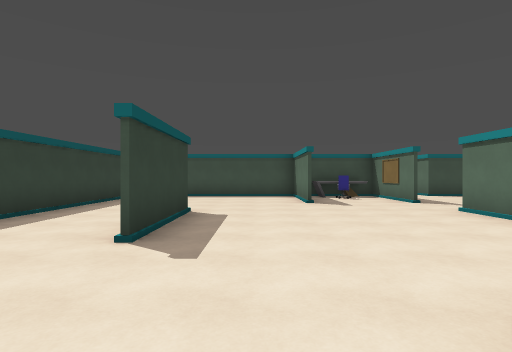
[1] (above)

20 first-person views from a walk through a level from a Godot 3-D game. The camera is 1.5 m above the floor, looks level and sees 80° across. Doors that lead somewhere are drawn open, without their leaves. The floor is counted in squares, 2 m on a side. Each view is taken from the middle of a square. On the plan, view 1 faces up. The plan holds only what a view shows up to about 10 squares ahead; the rest is blank. The place goes on beyond the plan.

[2]
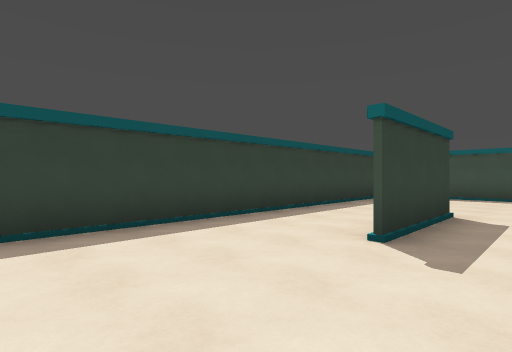

[3]
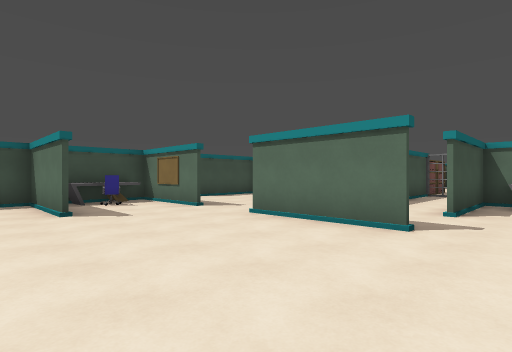

[4]
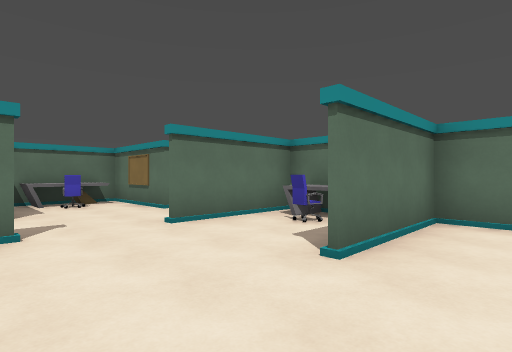

[5]
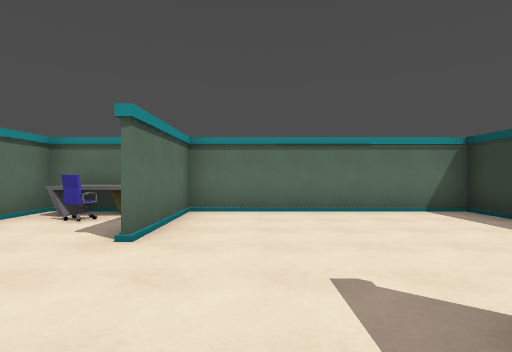

[6]
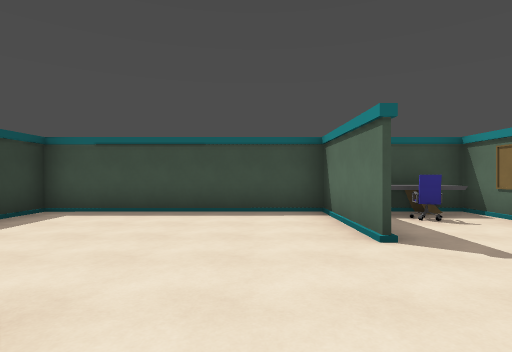

[7]
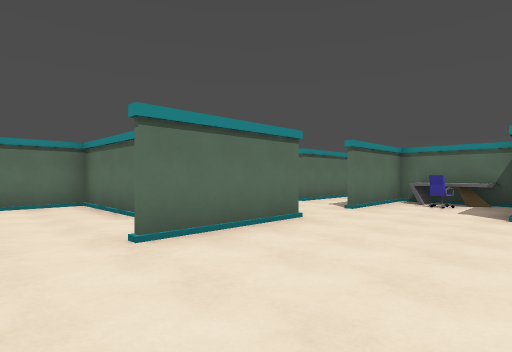

[8]
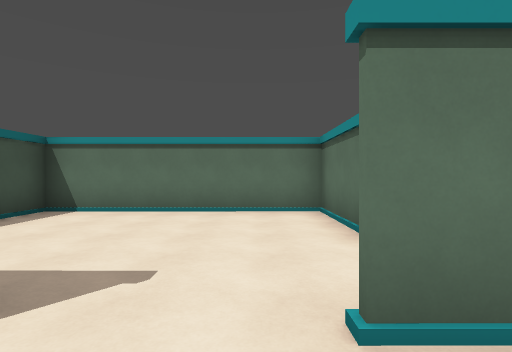

[9]
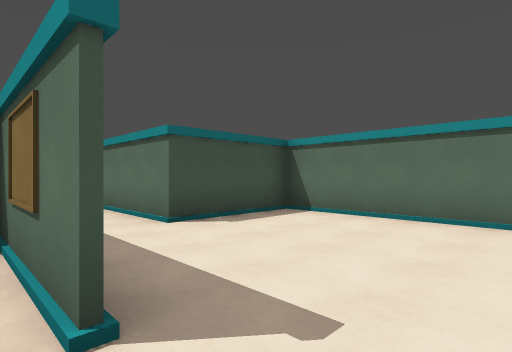

[10]
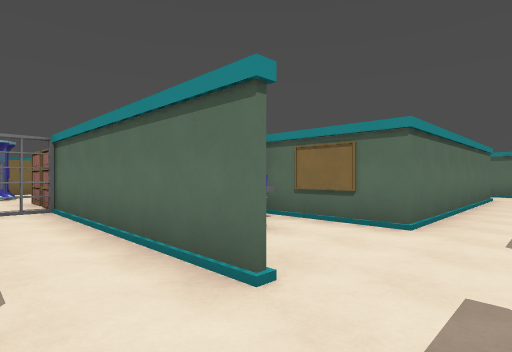

[11]
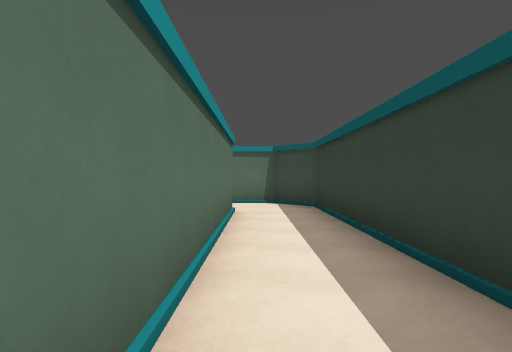

[12]
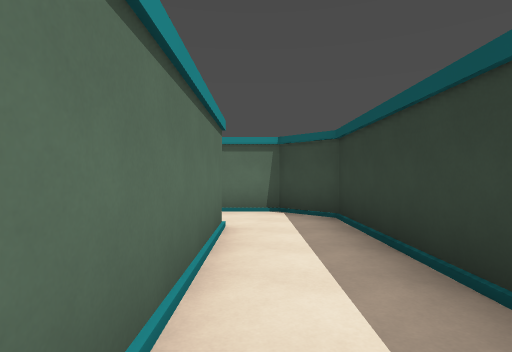

[13]
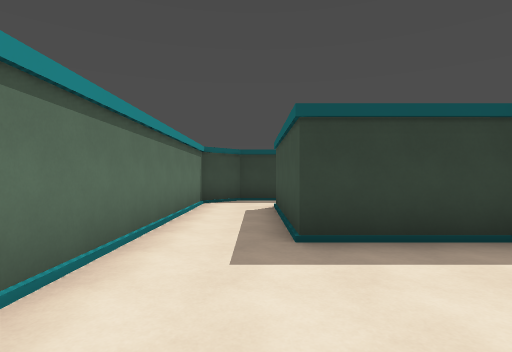

[14]
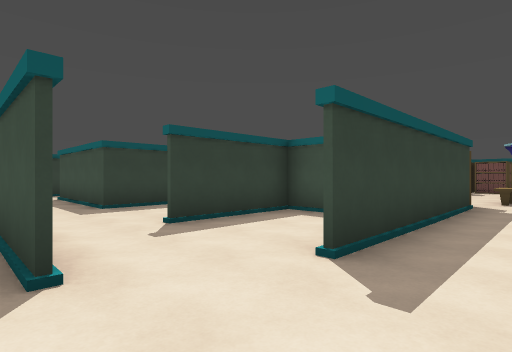

[15]
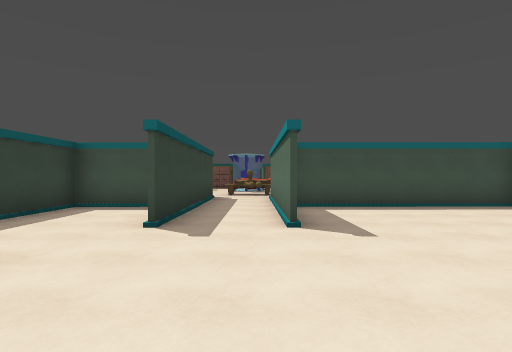

[16]
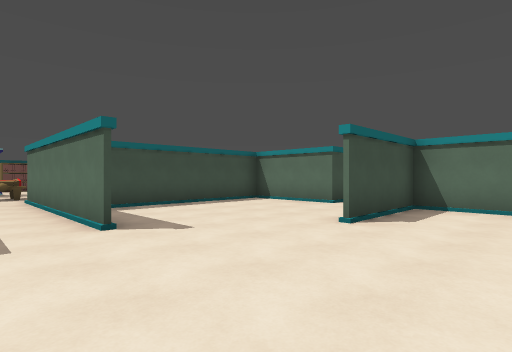

[17]
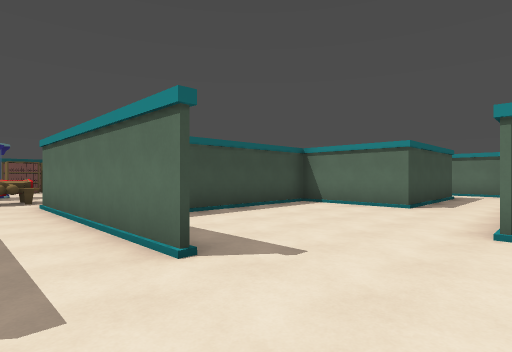

[18]
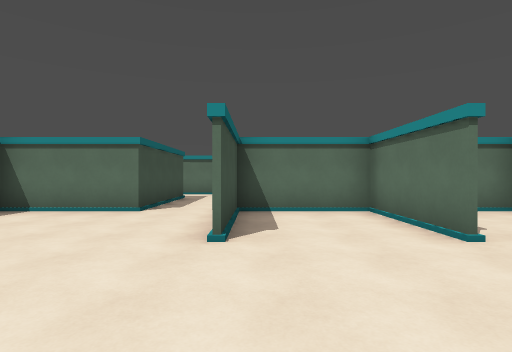

[19]
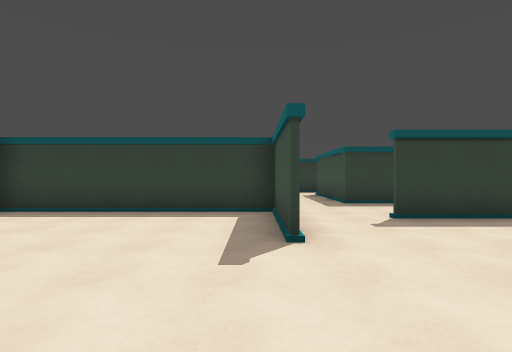

[20]
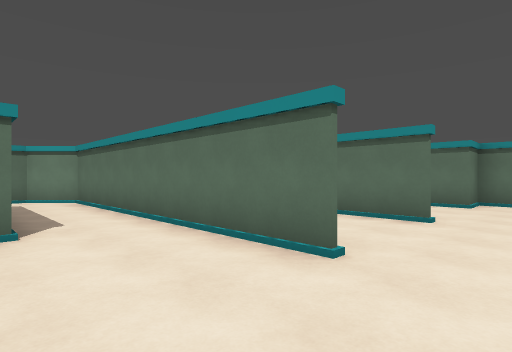

### Floor plan
Points are (right, up) in squares from view 1. A wall is a line through its corners. A room is listed if a view was taken in it or the views show most of it. See-through windows are left out.
Room 1 (views 1, 2, 3, 4, 5, 6, 7, 8, 9, 10)
walls: (-1.4, 6.5) (-1.4, 3.5); (1.4, 8.5) (1.4, 11.5) (-4.5, 11.5) (-4.5, -1.5) (1.4, -1.5) (1.4, 1.5); (4.4, 3.5) (4.4, 6.6); (4.4, 8.5) (4.4, 10.5); (6.5, 0.5) (8.5, 0.5); (8.5, 3.5) (6.5, 3.5) (8.4, 3.5)
ways out: opening at (6, -0.5) to room 2; opening at (4, 7.5) to room 4; opening at (5.5, 5) to room 4; opening at (3.5, 0.5) to room 5; opening at (3, 9.5); opening at (7.5, 1.5); opening at (7.5, 4)
objects: chair (3, 10); chair (8, 2)
Room 2 (views 11, 12)
walls: (10.5, -4) (10.5, -6.5) (6.5, -6.5) (6.5, 0.5); (4.5, -2.4) (4.5, -7.5) (5.5, -8.5) (12.2, -8.5)
ways out: opening at (6, -0.5) to room 1; opening at (14, -7.5) to room 3; opening at (5, -2) to room 5
Room 3 (views 13, 14, 15, 16, 17, 18, 19, 20)
walls: (21.5, -8.5) (29.5, -8.5) (30.5, -7.5); (18.5, -6.5) (18.5, -3.5); (21.5, -11.5) (24.5, -11.5) (24.5, -8.6) (21.5, -8.6); (15.5, -8.6) (12.5, -8.6) (12.5, -12.5); (16.5, -3.6) (16.5, -6.5); (15.4, -3.5) (13.6, -3.5) (13.6, -6.5); (28.5, -6.5) (24.5, -6.5) (24.5, -3.5) (19, -3.5)
ways out: opening at (14, -7.5) to room 2; opening at (18, -4) to room 6
Room 4 (no view inside)
walls: (6.5, 5.6) (9.5, 5.6) (9.5, 11.5) (6.5, 11.5) (6.5, 13.6)
ways out: opening at (4, 7.5) to room 1; opening at (5.5, 5) to room 1
Room 5 (no view inside)
walls: (4.4, -0.5) (4.4, 1.5)
ways out: opening at (3.5, 0.5) to room 1; opening at (5, -2) to room 2
objects: desk (2, -2) to (4, -1); chair (3, 0)
Room 6 (no view inside)
walls: (16.5, -0.6) (16.5, -3.6); (18.5, -3.5) (18.5, -0.6)
ways out: opening at (18, -4) to room 3; open door at (17.5, -1)

Where each view was taken, in squares from view 1:
view 1: 0 up, 0 right, facing up
view 2: 0 up, 0 right, facing up-left
view 3: 2 up, 0 right, facing up-right
view 4: 4 up, 0 right, facing down-right
view 5: 5 up, 0 right, facing down
view 6: 5 up, 0 right, facing up
view 7: 8 up, 1 right, facing down-right
view 8: 7 up, 3 right, facing right
view 9: 7 up, 4 right, facing up-right
view 10: 5 up, 5 right, facing down-right
view 11: 0 up, 6 right, facing down
view 12: 2 down, 6 right, facing down
view 13: 7 down, 14 right, facing left
view 14: 9 down, 18 right, facing up-left
view 15: 11 down, 18 right, facing up
view 16: 11 down, 17 right, facing up-right
view 17: 9 down, 17 right, facing up-right
view 18: 9 down, 18 right, facing right
view 19: 9 down, 19 right, facing left
view 20: 6 down, 20 right, facing down-right
